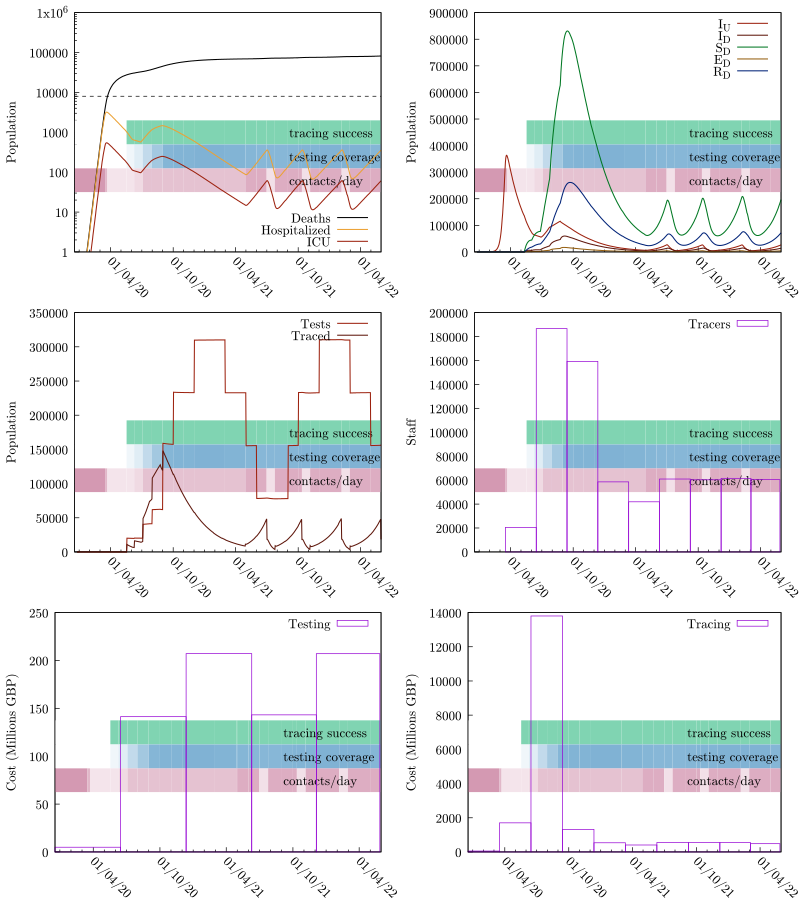

This chart was generated by the following gnuplot code:
set terminal pdfcairo color enhanced dashed font "cmr10,14" size 8,9
seed="ptti-scenario-Targeted_PTTI_TracingSuccess50_Face_Coverings_Lockdown_Triggers"
set output sprintf("%s.pdf", seed)
set multiplot layout 3,2
odefile=sprintf("%s-out-0.tsv", seed)
ttfile=sprintf("%s-out-0-testtrace.tsv", seed)
trfile=sprintf("%s-out-0-trcosts.tsv", seed)
tefile=sprintf("%s-out-0-tecosts.tsv", seed)
etimesfile=sprintf("%s-events.gp", seed)

set tics nomirror
set ylabel 'Population'

set yrange [0:]

set style fill transparent solid 0.25 noborder

# Colors
color_SU = '#00aa55'
color_SD = '#007722'

color_EU = '#eba134'
color_ED = '#945e0f'

color_IU = '#9c210e'
color_ID = '#5e160b'

color_RU = '#0055aa'
color_RD = '#002277'

# These are from the economic model inputs
Hospitalized_Pct_Deaths=0.44
ICU_Fatality=0.59
ICU_Pct=0.17
IFR=0.008
Non_ICU_Fatality=0.36

HF = IFR*Hospitalized_Pct_Deaths/(ICU_Pct*ICU_Fatality+(1-ICU_Pct)*Non_ICU_Fatality)
ICUF = HF*ICU_Pct

set key bottom right
set xdata time
set timefmt "%Y-%m-%d %H:%M:%S"
set format x "%d/%m/%y"

load etimesfile

set xtics rotate by -45 3600*24*30*6

set yrange [1:1e6]
set log y

set arrow from graph 0, first 8000 to graph 1, first 8000 nohead lc 0 dt '--'
plot odefile u 1:(($9+$10)*IFR) w l lw 1.5 lc 0 ti "Deaths", "" u 1:(($7+$8)*HF) w l lw 1.5 lc rgb color_EU ti "Hospitalized", "" u 1:(($7+$8)*ICUF) w l lw 1.5 lc rgb color_IU ti "ICU"

unset log y
unset arrow

set autoscale y
set yrange [0:]
set key top right

# set y2tics 0.5
# set y2range [0:4]

plot odefile u 1:7 w l lw 1.5 lc rgb color_IU ti "I_U", odefile u 1:8 w l lw 1.5 lc rgb color_ID ti "I_D", \
     odefile u 1:4 w l lw 1.5 lc rgb color_SD ti "S_D", odefile u 1:6 w l lw 1.5 lc rgb color_ED ti "E_D", \
     odefile u 1:10 w l lw 1.5 lc rgb color_RD ti "R_D"#, odefile u 1:13 w l axis x1y2 lc 0 ti "R"


plot ttfile u 1:3 w l lw 1.5 lc rgb color_IU ti "Tests", ttfile u 1:4 w l lw 1.5 lc rgb color_ID ti "Traced"

unset log y
unset yrange
set autoscale y
set style fill empty

set ylabel "Staff"
plot trfile u 1:5 w boxes ti "Tracers"

set ylabel "Cost (Millions GBP)"
plot tefile u 1:($5/1000000) w boxes ti "Testing"
plot trfile u 1:($6/1000000) w boxes ti "Tracing"

unset multiplot
set output
